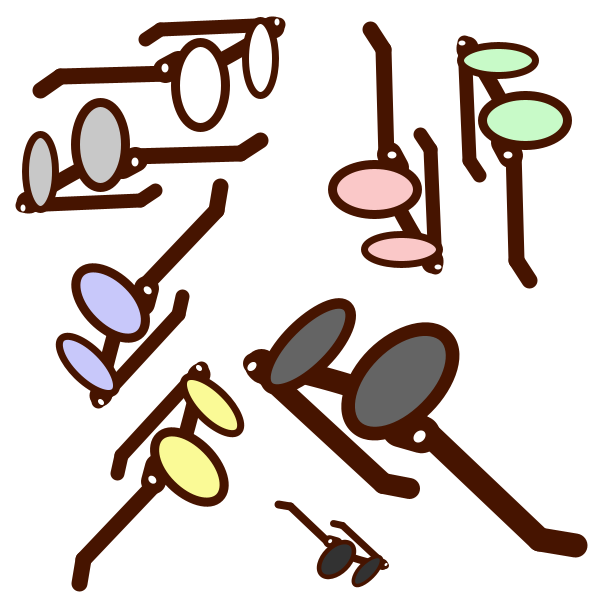
Frame 1 (no input)
Frame 60 (the mouse pressed at the canvas centre just before this capture): identical to frame 1, image omitted
Frame 120 (the mouse held since frame 60 and released just before this capture): identical to frame 1, image omitted

The Processing sketch that drew this single still picture (run headless with seeded random() and noise(); from frame 60 on, the mouse is pressed at the canvas centre):

// Processing sketch: processing_16189
// ── processing_16189.pde

void setup(){  

size(600,600);  

noStroke();  

}  

void draw(){  

background(255);  

smooth();  

glasses(50,10,1,0, 255,255,255);  
glasses(250,220,1,180, 200,200,200);

glasses(450,40,1,90, 250,200,200);  
glasses(450,270,1,270, 200,250,200); 

glasses(270,250,1,135, 200,200,250);  
glasses(30,520,1,315, 250,250,150);


glasses(480,620,1.5,225, 100,100,100);  
glasses(310,480,0.5,45, 50,50,50);

}  

void glasses(int x, int y,float s,float r,int c, int b ,int d) {    

pushMatrix();    

 translate(x,y);    

 scale(s);    

rotate(radians(r));    

fill(c,b,d);    
smooth();    

beginShape();  


int a= 40;  

stroke(70,20,0);   
smooth();  


//glass__
strokeWeight(25);  
line(115, 60, 128,53);  
strokeWeight(22);
line(221, 17, 223,17);  


//bridge
strokeWeight(15);  
beginShape();  
vertex(170, a+10);  
bezierVertex(170,a+10, 180, 45, 200, 33);  
endShape();  



//leg
strokeWeight(16);  
line(10, 66, 120,63);  
line(10, 66, -10,80);
strokeWeight(14);  
line(110, 19, 228,14);  
line(110, 19, 95,29); 

//glass
strokeWeight(9);  
ellipse(150, 75, 50, 85);  
strokeWeight(7);  
ellipse(210, 48, 30, 75); 

//dot
noStroke();
fill(255);
ellipse(115,58,7,9);
ellipse(227,12,5,7);



endShape();  
popMatrix();  
} 
